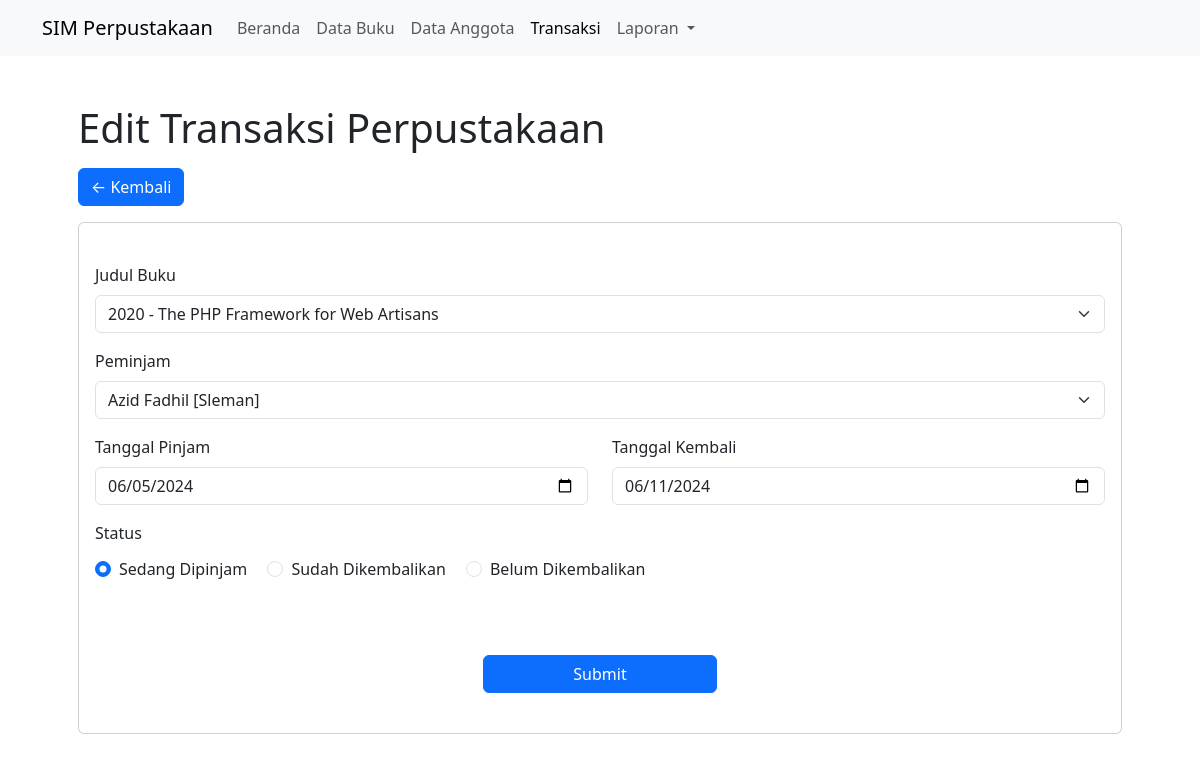
Screenshot of /views/edit-transaksi.php?id=2 with the database file from the repository.
### tables this page shows
CREATE TABLE IF NOT EXISTS `tb_transaksi` (
  `id` int NOT NULL AUTO_INCREMENT,
  `buku_id` int DEFAULT NULL,
  `anggota_id` int DEFAULT NULL,
  `status` enum('1','2','3') DEFAULT '1',
  `tgl_pinjam` date DEFAULT NULL,
  `tgl_kembali` date DEFAULT NULL,
  PRIMARY KEY (`id`),
  KEY `FK_tb_transaksi_tb_buku` (`buku_id`)
);

CREATE TABLE IF NOT EXISTS `tb_buku` (
  `id` int NOT NULL AUTO_INCREMENT,
  `judul_buku` varchar(100) NOT NULL DEFAULT '0',
  `tahun` year NOT NULL DEFAULT '2000',
  `pengarang` varchar(50) NOT NULL DEFAULT '0',
  `penerbit` varchar(50) NOT NULL DEFAULT '0',
  PRIMARY KEY (`id`)
);

CREATE TABLE IF NOT EXISTS `tb_anggota` (
  `id` int NOT NULL AUTO_INCREMENT,
  `nama_anggota` varchar(50) NOT NULL DEFAULT '0',
  `alamat` varchar(200) NOT NULL DEFAULT '0',
  `email` varchar(65) NOT NULL DEFAULT '0',
  `no_telp` varchar(20) NOT NULL DEFAULT '0',
  `jenis_kelamin` enum('L','P') DEFAULT NULL,
  PRIMARY KEY (`id`)
);

### views/edit-transaksi.php (the view, shortened to what this page needs)
<?php
  require_once('../backend/connect.php');
  $id = $_GET['id'];
  $sql = "SELECT * FROM tb_transaksi WHERE id = $id";
  $result = mysqli_query($conn, $sql);
  $transaksi = mysqli_fetch_assoc($result);
  include '../layouts/header.php';
  include '../layouts/navbar.php';
?>
<div class="container my-5 px-5">
  <h1>Edit Transaksi Perpustakaan</h1>
  <div class="my-3">
    <a href="./transaksi.php" class="btn btn-primary">← Kembali</a>
  </div>
  <div class="card py-4">
    <div class="card-body">
      <form action="../backend/action-edit-transaksi.php" method="post">
        <div class="mb-3">
          <label class="form-label">Judul Buku</label>
          <select class="form-select" name="buku_id" required>
            <?php
            $sql = "SELECT id, judul_buku, tahun
                    FROM tb_buku
                    ORDER BY tahun ASC";
            $buku = mysqli_query($conn, $sql);
            foreach ($buku as $b) { ?>
            <option value="<?= $b['id'] ?>" <?php if($transaksi['buku_id'] == $b['id']) { echo "selected"; } ?>><?= $b['tahun'] ?> - <?= $b['judul_buku'] ?></option>
            <?php } ?>
          </select>
        </div>
        <div class="mb-3">
          <label class="form-label">Peminjam</label>
          <select class="form-select" name="anggota_id" required>
            <?php
            $sql = "SELECT id, nama_anggota, alamat
                    FROM tb_anggota
                    ORDER BY nama_anggota ASC";
            $anggota = mysqli_query($conn, $sql);
            foreach ($anggota as $a) { ?>
            <option value="<?= $a['id'] ?>" <?php if($transaksi['anggota_id'] == $a['id']) { echo "selected"; } ?>><?= $a['nama_anggota'] ?> [<?= $a['alamat'] ?>]</option>
            <?php } ?>
          </select>
        </div>
        <div class="row">
          <div class="col">
            <div class="mb-3">
              <label for="tanggalPinjam" class="form-label">Tanggal Pinjam</label>
              <input type="date" class="form-control" id="tanggalPinjam" name="tgl_pinjam" value="<?= $transaksi['tgl_pinjam'] ?>" required>
            </div>
          </div>
          <div class="col">
            <div class="mb-3">
              <label for="tanggalKembali" class="form-label">Tanggal Kembali</label>
              <input type="date" class="form-control" id="tanggalKembali" name="tgl_kembali" value="<?= $transaksi['tgl_kembali'] ?>" required>
            </div>
          </div>
        </div>
        <div class="row">
          <div class="col">
            <label for="editGender" class="form-label">Status</label>
            <br>
            <div class="form-check form-check-inline mt-1">
              <input class="form-check-input" type="radio" name="status" id="inlineRadio1" value="1" <?php if($transaksi['status'] == '1') { echo "checked"; } ?> required>
              <label class="form-check-label" for="inlineRadio1">Sedang Dipinjam</label>
            </div>
            <div class="form-check form-check-inline">
              <input class="form-check-input" type="radio" name="status" id="inlineRadio2" value="2" <?php if($transaksi['status'] == '2') { echo "checked"; } ?> required>
              <label class="form-check-label" for="inlineRadio2">Sudah Dikembalikan</label>
            </div>
            <div class="form-check form-check-inline">
              <input class="form-check-input" type="radio" name="status" id="inlineRadio3" value="3" <?php if($transaksi['status'] == '3') { echo "checked"; } ?> required>
              <label class="form-check-label" for="inlineRadio3">Belum Dikembalikan</label>
            </div>
          </div>
        </div>
        <div class="row g-4 mt-5">
          <div class="col"></div>
          <div class="col-3">
            <button type="submit" class="btn btn-primary w-100">Submit</button>
          </div>
          <div class="col"></div>
        </div>
      </form>
    </div>
  </div>
</div>
<?php include '../layouts/footer.php' ?>

### rows the page displays
tb_transaksi: buku_id "2020 - The PHP Framework for Web Artisans", anggota_id "Azid Fadhil [Sleman]", tgl_pinjam "06/05/2024", tgl_kembali "06/11/2024", status "☑ Sedang Dipinjam", status "☐ Sudah Dikembalikan", status "☐ Belum Dikembalikan"
